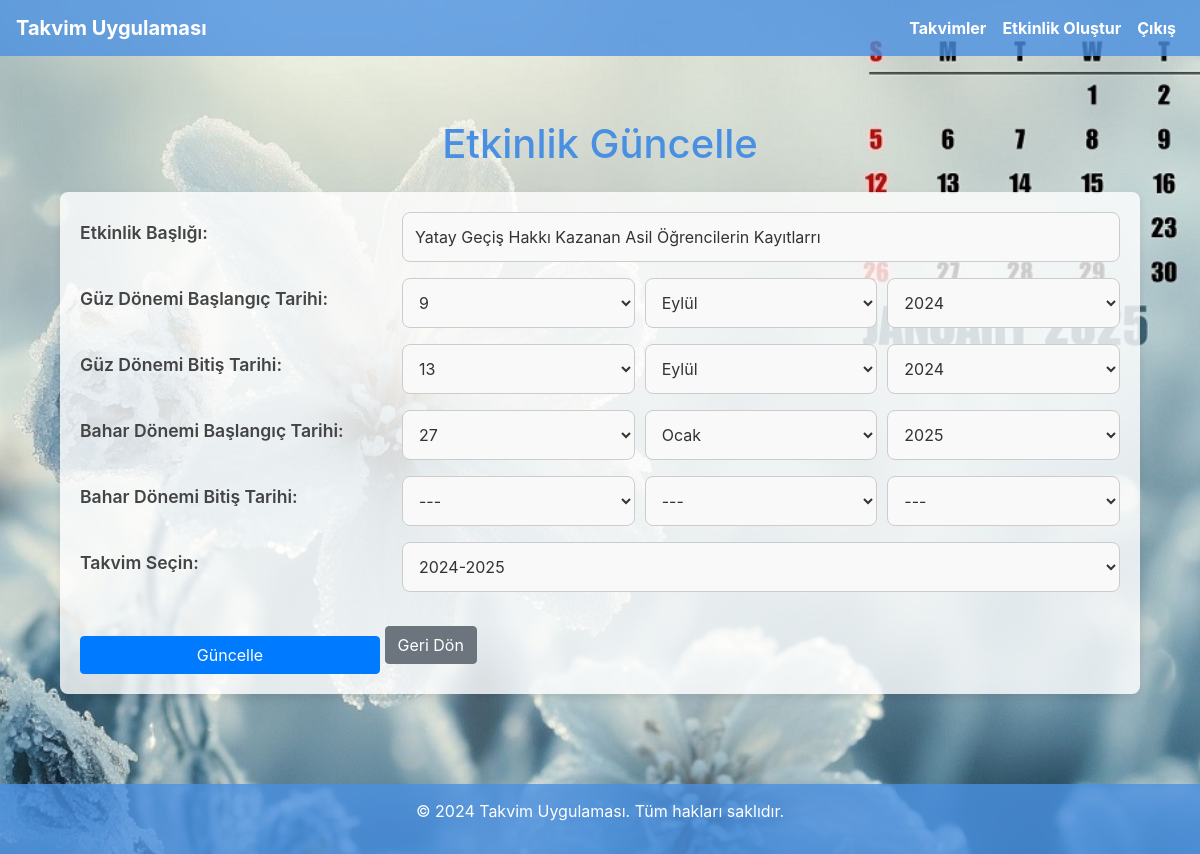
Page /event/update/10/ (signed in) on the committed database.
### calendar_app/models.py (models this page shows, shortened)
class Event(models.Model):
    SEMESTER_CHOICES = [
        ('Güz', 'Güz Yarıyılı'),
        ('Bahar', 'Bahar Yarıyılı'),
    ]
    title = models.CharField(max_length=100)
    start_date = models.DateTimeField(null=True, blank=True)  # Güz Yarıyılı Başlangıç Tarihi
    end_date= models.DateTimeField(null=True, blank=True)  # Güz Yarıyılı Bitiş Tarihi
    start_date_bahar = models.DateTimeField(null=True, blank=True)  # Bahar Yarıyılı Başlangıç Tarihi
    end_date_bahar = models.DateTimeField(null=True, blank=True)  # Bahar Yarıyılı Bitiş Tarihi
    calendar = models.ForeignKey(Calendar, related_name='events', on_delete=models.CASCADE)

### calendar_app/views.py (the view)
# urls.py: path('event/update/<int:event_id>/', views.update_event, name='update_event'),
@login_required
def update_event(request, event_id):
    event = get_object_or_404(Event, id=event_id)  # Seçilen etkinliği al
    if request.method == 'POST':
        form = EventForm(request.POST, instance=event)  # Güncelleme için formu etkinlikle doldur
        if form.is_valid():
            form.save()
            return redirect('event_list', calendar_id=event.calendar.id)
    else:
        form = EventForm(instance=event)  # Formu etkinlik bilgileriyle önceden doldur
    return render(request, 'update_event.html', {'form': form, 'event': event})

### calendar_app/forms.py
class EventForm(forms.ModelForm):
    class Meta:
        model = Event
        fields = ['title', 'start_date', 'end_date', 'start_date_bahar', 'end_date_bahar', 'calendar']
    start_date = forms.DateField(
        widget=forms.SelectDateWidget(years=range(2020, 2031)),
        required=False,  # Bu alan artık opsiyonel
        label="Güz Yarıyılı Başlangıç Tarihi"
    )
    end_date = forms.DateField(
        widget=forms.SelectDateWidget(years=range(2020, 2031)),
        required=False,  # Bu alan artık opsiyonel
        label="Güz Yarıyılı Bitiş Tarihi"
    )
    start_date_bahar = forms.DateField(
        widget=forms.SelectDateWidget(years=range(2020, 2031)),
        required=False,  # Bu alan artık opsiyonel
        label="Bahar Yarıyılı Başlangıç Tarihi"
    )
    end_date_bahar = forms.DateField(
        widget=forms.SelectDateWidget(years=range(2020, 2031)),
        required=False,  # Bu alan artık opsiyonel
        label="Bahar Yarıyılı Bitiş Tarihi"
    )

### calendar_app/models.py (called while the page is built)
    def __str__(self):
        return self.name

### calendar_app/templates/update_event.html (shortened to what this page needs)
{% extends 'base.html' %}
{% block content %}
  <div class="container mt-4">
    <h1 class="mb-4">Etkinlik Güncelle</h1>
    <form method="post">
      <div class="form-group mb-3">
        <label for="id_title" class="form-label">Etkinlik Başlığı:</label>
        {{ form.title }}
      </div>
      <div class="form-group mb-3">
        <label for="id_start_date" class="form-label">Güz Dönemi Başlangıç Tarihi:</label>
        {{ form.start_date }}
      </div>
      <div class="form-group mb-3">
        <label for="id_end_date" class="form-label">Güz Dönemi Bitiş Tarihi:</label>
        {{ form.end_date }}
      </div>
      <div class="form-group mb-3">
        <label for="id_start_date_bahar" class="form-label">Bahar Dönemi Başlangıç Tarihi:</label>
        {{ form.start_date_bahar }}
      </div>
      <div class="form-group mb-3">
        <label for="id_end_date_bahar" class="form-label">Bahar Dönemi Bitiş Tarihi:</label>
        {{ form.end_date_bahar }}
      </div>
      <div class="form-group mb-4">
        <label for="id_calendar" class="form-label">Takvim Seçin:</label>
        {{ form.calendar }}
      </div>
      <button type="submit" class="btn btn-primary me-2">Güncelle</button>
      <a href="{% url 'event_list' calendar_id=event.calendar.id %}" class="btn btn-secondary">Geri Dön</a>
    </form>
  </div>
{% endblock %}

### calendar_app/CSS/style.css (style rules this page uses)
body { font-family: 'Arial', sans-serif; background-image: url('/media/bg.jpg'); background-size: cover; background-position: center center; background-attachment: fixed; color: #333; margin: 0; padding: 0; display: flex; flex-direction: column; align-items: center; justify-content: center; min-height: 100vh; background-color: rgba(240, 248, 255, 0.8); }
.container { flex: 1; padding: 20px; padding-bottom: 80px; max-width: 900px; }
h1 { text-align: center; margin-bottom: 20px; color: rgb(74, 144, 226); font-size: 36px; font-weight: 700; }
.btn-primary { background-color: #4a90e2; color: white; padding: 15px 25px; font-size: 18px; border-radius: 8px; text-decoration: none; display: inline-block; transition: background-color 0.3s; }
form { background-color: rgba(255, 255, 255, 0.8); padding: 20px; border-radius: 8px; box-shadow: 0 4px 8px rgba(0, 0, 0, 0.1); }
button, .btn { background-color: #4a90e2; border: none; padding: 12px 20px; font-size: 16px; color: white; border-radius: 5px; cursor: pointer; }
.form-group { margin-bottom: 25px; display: flex; justify-content: space-between; align-items: center; gap: 10px; }
.form-group label { font-weight: 600; color: #444; font-size: 1.1rem; flex: 0 0 30%; }
.form-group input, .form-group select, .form-group textarea { width: 100%; padding: 12px; font-size: 1rem; border-radius: 8px; border: 1px solid #ccc; background-color: #f9f9f9; color: #333; transition: border 0.3s ease, box-shadow 0.3s ease; flex: 1; }
.form-group select { height: 50px; }
.form-group input::placeholder, .form-group select::placeholder, .form-group textarea::placeholder { color: #888; font-style: italic; }
form button { margin-top: 20px; padding: 12px 24px; font-size: 1.1rem; font-weight: bold; color: #fff; background-color: #007bff; border: none; border-radius: 8px; cursor: pointer; width: 100%; max-width: 300px; transition: background-color 0.3s ease; }

### rows in the picture
Event: title "Yatay Geçiş Hakkı Kazanan Asil Öğrencilerin Kayıtlarrı", calendar "2024-2025"
